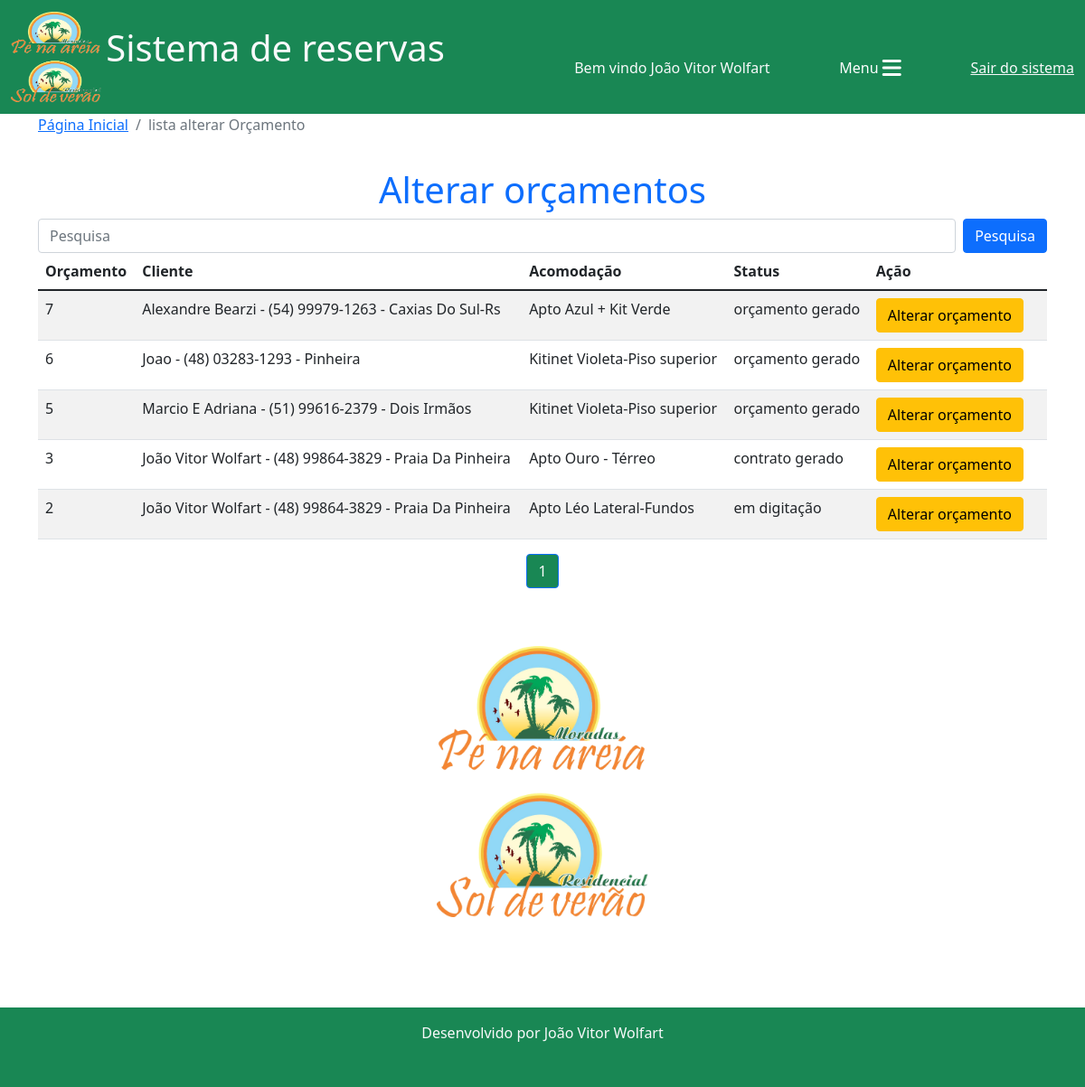
Screenshot of /reservas/lista_alterar_orcamento/ (signed in) with the database file from the repository.
### reservas/models.py (models this page shows, shortened)
class Orcamento(models.Model):
    cliente = models.ForeignKey(Cliente, on_delete=models.CASCADE)
    acomodacao = models.ForeignKey(Acomodacao, on_delete=models.CASCADE)
    data_entrada = models.DateField()
    dia_entrada = models.CharField(max_length=20)
    checkin = models.CharField(max_length=100)
    data_saida = models.DateField()
    dia_saida = models.CharField(max_length=20)
    checkout = models.CharField(max_length=100)
    data_orcamento = models.DateField(default=timezone.now)
    n_ocupantes = models.IntegerField(default=0)
    obs_n_ocupantes = models.CharField(max_length=150, blank=True, null=True)
    n_dias = models.IntegerField()
    valor_diaria = models.DecimalField(default=0, max_digits=7, decimal_places=2)
    taxa_limpeza = models.DecimalField(default=0, max_digits=6, decimal_places=2)
    descontos = models.DecimalField(default=0, max_digits=7, decimal_places=2)
    acrescimos = models.DecimalField(default=0, max_digits=7, decimal_places=2)
    valor_pacote = models.DecimalField(default=0, max_digits=7, decimal_places=2)
    dias_pacote = models.IntegerField(default=0)
    diaria_cheia = models.BooleanField(default=False)
    periodo = models.CharField(max_length=100)
    modificado = models.BooleanField(default=False)
    obs_modificacao = models.CharField(max_length=200, blank=True, null=True)
    eliminado = models.BooleanField(default=False)
    status = models.CharField(max_length=20, choices=(("em digitação", "em digitação"), ("digitação concluída", "digitação concluída"), ("orçamento gerado", "orçamento gerado"), ("contrato gerado", "contrato gerado"),))
    total_valor_reserva = models.DecimalField(default=0, max_digits=7, decimal_places=2)
    confirmado = models.BooleanField(default=False)
    valor_pago = models.DecimalField(default=0, max_digits=7, decimal_places=2)

class Cliente(models.Model):
    nome = models.CharField(max_length=30)
    telefone = models.CharField(max_length=20, blank=True, null=True)
    obs = models.CharField(max_length=100)
    dados_adicionais = models.BooleanField(default=False)
    def __str__(self):
        return f"{self.nome} - {self.telefone} - {self.obs}"

class Acomodacao(models.Model):
    nome = models.CharField(max_length=50)
    empreendimento = models.ForeignKey(Empreendimento, on_delete=models.DO_NOTHING)
    tipo = models.CharField(max_length=15)
    quartos = models.IntegerField(blank=True, null=True)
    valor_base = models.DecimalField(max_digits=10, decimal_places=2, blank=True, null=True)
    descricao = models.TextField()
    limite_ideal = models.IntegerField(blank=True, null=True)
    limite_adicional = models.IntegerField(blank=True, null=True)
    aceita_pet = models.BooleanField(default=False)
    def __str__(self):
        return f"{self.nome}"

### reservas/views.py (the view)
# urls.py: path('lista_alterar_orcamento/', views.lista_alterar_orcamento, name="lista_alterar_orcamento"),
@login_required(login_url="login")
def lista_alterar_orcamento(request):
    termo_cliente = request.GET.get("termo_cliente")
    if termo_cliente:
        termo_cliente = termo_cliente.strip()
        orcamentos = Orcamento.objects.all().filter(
            Q(cliente__nome__icontains=termo_cliente) | Q(cliente__telefone__icontains=termo_cliente) | Q(cliente__obs__icontains=termo_cliente) | Q(acomodacao__nome__icontains=termo_cliente), eliminado=False
        ).exclude(
            status="contrato gerado"
        ).order_by("-id")
    else:
        orcamentos = Orcamento.objects.all().exclude(
            status="contrato gerado", eliminado=False
        ).order_by("-id")
    if len(orcamentos) == 0:
        messages.add_message(request, messages.WARNING, f"Nenhum orçamento encontrado com o termo {termo_cliente}")
    paginator = Paginator(orcamentos, 10)
    page = request.GET.get('p')
    orcamentos = paginator.get_page(page)
    return render(request, "lista_alterar_orcamento.html", {"orcamentos": orcamentos})

### reservas/templates/lista_alterar_orcamento.html (shortened to what this page needs)
{% extends 'base.html'%}
{% load static %}
{% block 'conteudo'%}
<nav aria-label="breadcrumb">
  <ol class="breadcrumb">
    <li class="breadcrumb-item"><a href="{% url 'home'%}">Página Inicial</a></li>
    <li class="breadcrumb-item active" aria-current="page">lista alterar Orçamento</li>
  </ol>
</nav>
<h1 style="padding-top: 20px;" class="text-center text-primary">Alterar orçamentos</h1>
<div class="col-12">
    <form class="d-flex" action="">
        <input class="form-control me-2" type="search" placeholder="Pesquisa" aria-label="Search" name="termo_cliente">
        <button class="btn btn-primary" type="submit">Pesquisa</button>
    </form>
    <div class="col-12 table-responsive">
        <table class="table table-striped table-hover">
          <thead>
            <tr>
              <th scope="col">Orçamento</th>
              <th scope="col">Cliente</th>
              <th scope="col">Acomodação</th>
              <th scope="col">Status</th>
              <th scope="col">Ação</th>
              <th scope="col"></th>
            </tr>
          </thead>
          <tbody>
            {% for o in orcamentos %}
            <tr>
                <td class="">{{o.id}}</td>
                <td class="">{{o.cliente}}</td>
                <td class="">{{o.acomodacao}}</td>
                <td>{{o.status}}</td>
                <td><a href="{% url 'alterar_orcamento' o.id%}" class="btn btn-warning">Alterar orçamento</a></td>
                {% if o.modificado %}
                <td>Modificado</td>
                {% else %}
                <td></td>
                {% endif %}
            </tr>
            {% endfor %}
          </tbody>
        </table>
</div>
</div>
<nav aria-label="Page navigation example">
    <ul class="pagination justify-content-center">
      {%for pagina in orcamentos.paginator.page_range%}
      {%if orcamentos.number == pagina%}
        <li class="page-item active"><a class="page-link bg-success" href="?p={{pagina}}&termo_cliente={{termo_cliente}}">{{pagina}}</a></li>
      {% elif orcamentos.number > pagina|add:'-3'  and orcamentos.number < pagina|add:'3'%}
        <li class="page-item"><a class="page-link" href="?p={{pagina}}&termo_cliente={{termo_cliente}}">{{pagina}}</a></li>
      {%endif%}
      {%endfor%}
    </ul>
  </nav>
<div class="row">
    <div style="height: 400px; text-align: center;">
      <img src="{% static 'img/logo1.png'%}" alt="" class="image-fluid mt-5" style="height: 300px; margin: 0 auto;">
    </div>
</div>
{% endblock %}

### templates/base.html (shortened to what this page needs)
{% load static %}
<!DOCTYPE html>
<html lang="pt-br">
<head>
    <link href="https://cdn.jsdelivr.net/npm/bootstrap@5.1.3/dist/css/bootstrap.min.css" rel="stylesheet">
    <link rel="stylesheet" href="{% static 'css/estilo.css'%}">
</head>
<body>
    <nav class="navbar navbar-light bg-success">
        <div class="container-fluid">
          <a class="navbar-brand text-light" href="{% url 'home'%}">
            <img src="{% static 'img/logo1.png'%}" width="100" height="100" class="d-inline-block align-text-middle">
            <span class="fs-1">Sistema de reservas</span>
          </a>
          {% if user.first_name != ''%}
          <span class="text-light mt-4">Bem vindo {{user.first_name}} {{user.last_name}}</span>
          {% else %}
          <span class="text-light mt-4">Bem vindo usuário {{user}}</span>
          {% endif %}
          <button class="btn btn-success text-end mt-4" type="button" data-bs-toggle="offcanvas" data-bs-target="#offcanvasScrolling" aria-controls="offcanvasScrolling">Menu <i class="fa fa-bars fa-xl"></i></button>
          {% if user.is_authenticated %}
          <a href="{% url 'logout' %}" class="text-light mt-4">Sair do sistema</a>
          {% else %}
          <a href="" class="text-light mt-4">Faça seu login</a>
          {% endif %}
        </div>
    </nav>
      <div class="container">
       {% block 'conteudo'%}
       {% endblock %}
      </div>
    <footer class="text-center text-light bg-success mt-5 pb-3">
        <p class="py-3">Desenvolvido por João Vitor Wolfart</p>
    </footer>
</body>
</html>

### rows the page displays
Orcamento: id "7", cliente "Alexandre Bearzi - (54) 99979-1263 - Caxias Do Sul-Rs", acomodacao "Apto Azul + Kit Verde", status "orçamento gerado", modificado False (drawn)
Orcamento: id "6", cliente "Joao - (48) 03283-1293 - Pinheira", acomodacao "Kitinet Violeta-Piso superior", status "orçamento gerado", modificado False (drawn)
Orcamento: id "5", cliente "Marcio E Adriana - (51) 99616-2379 - Dois Irmãos", acomodacao "Kitinet Violeta-Piso superior", status "orçamento gerado", modificado False (drawn)
Orcamento: id "3", cliente "João Vitor Wolfart - (48) 99864-3829 - Praia Da Pinheira", acomodacao "Apto Ouro - Térreo", status "contrato gerado", modificado False (drawn)
Orcamento: id "2", cliente "João Vitor Wolfart - (48) 99864-3829 - Praia Da Pinheira", acomodacao "Apto Léo Lateral-Fundos", status "em digitação", modificado False (drawn)

### other values shown
{{ user.first_name }} "João Vitor"
{{ user.last_name }} "Wolfart"
{{ pagina }} "1"
